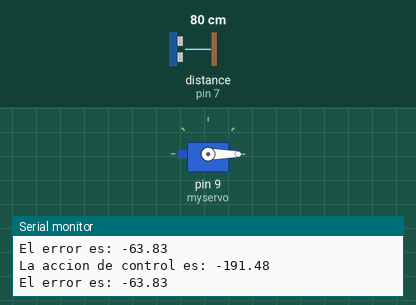
The sketch below on a simulated Arduino Uno, built with avr-gcc and run on an emulated ATmega328P. Shown: servo, the last lines printed to the serial monitor. The inputs (shaded band) are chosen by the test bench; at power-on: distance to the obstacle (sensor on pin 7) 80 cm. The echo pulse lasts 58.3 µs per cm.

Above: at 1.3 s.
1.4 s: distance to the obstacle (sensor on pin 7) set to 120 cm
At 1.9 s:
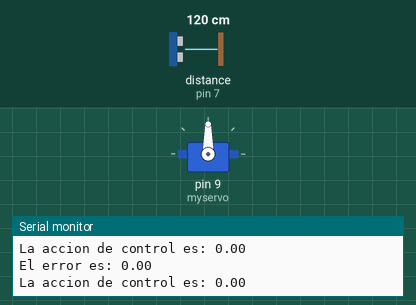
2.9 s: distance to the obstacle (sensor on pin 7) set to 2 cm
At 4.0 s:
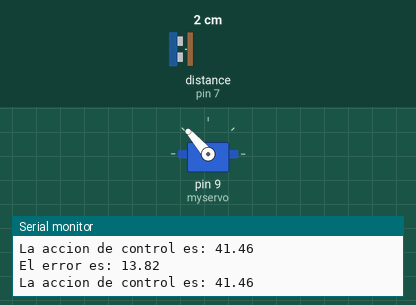
4.4 s: distance to the obstacle (sensor on pin 7) set to 9 cm
At 5.3 s:
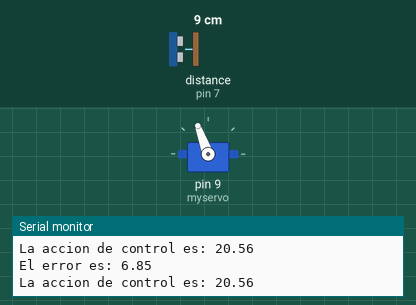
5.9 s: distance to the obstacle (sensor on pin 7) set to 35 cm
At 6.2 s:
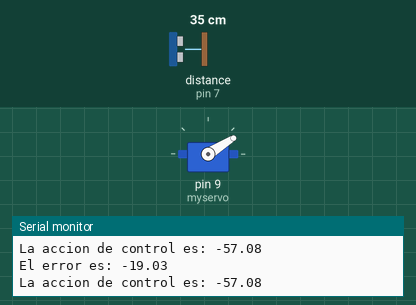
7.4 s: distance to the obstacle (sensor on pin 7) set to 60 cm
At 8.6 s:
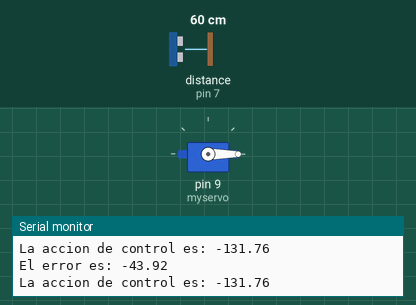
8.9 s: distance to the obstacle (sensor on pin 7) set to 250 cm
At 9.8 s:
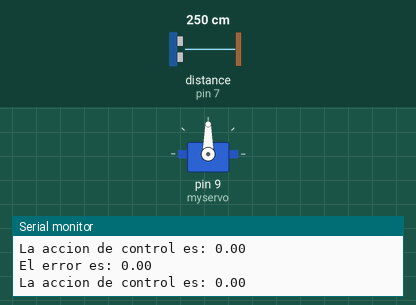
Timing chart, 0 to 11.4 s (numbered marks = the images above; inputs shaded):
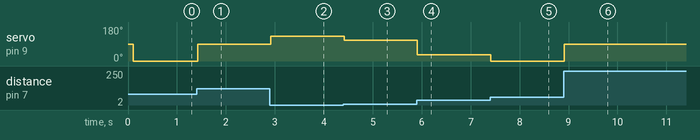

The sketch:

PID.ino
```cpp
#include <Servo.h>
Servo myservo;
#include <Wire.h>
#include <NewPing.h>

#define TRIGGER_PIN  6  // Pin conectado al trigger
#define ECHO_PIN     7  // Pin conectado al echo
#define MAX_DISTANCE 100 // Maxima distancia de medicion para probar en el aula

NewPing sonar(TRIGGER_PIN, ECHO_PIN, MAX_DISTANCE);

void setup() {
  Serial.begin(115200);
  myservo.attach(9);  // attaches the servo on pin 9 to the Servo object

  // Serial.println("Adafruit MPU6050 test!");

  // Try to initialize!
  delay(100);
}

// void matlab_send(float* datos, size_t cantidad) {
//   Serial.write("abcd");  // header fijo para identificar el inicio del paquete

//   for (size_t i = 0; i < cantidad; i++) {
//     byte* b = (byte*) &datos[i];
//     Serial.write(b, 4);  // Cada float ocupa 4 bytes
//   }
// }

void loop() {
  unsigned long t0 = micros();

  static float error_anterior = 0;
  static float u_anterior = 0;
  float referencia = 15.8;
  const float alpha = 0.08;  // Peso del acelerómetro

  // Valor kp medido que oscila = 6

  float k0 = 0;
  float kp = 3;
  float ki = 0;
  float kd = 0;

  unsigned int duracion = sonar.ping();
  float distancia_carro;

  if (duracion == 0) {
    // Lectura inválida, mantener último valor o saltar la iteración
    distancia_carro = referencia; // o alguna estimación razonable
  } else {
    distancia_carro = duracion / (2.0 * 29.287);
  }


  // 2) Calcular dt real en segundos
  unsigned long dt_us = micros() - t0;
  float dt = 0.020;


  // PID Discreto
  static float I = 0;
  static float D = 0;
  static float u = 0;

  float error = referencia - distancia_carro;
  Serial.print("El error es: ");
  Serial.println(error);

  // Integral trapezoidal
  I = I + (dt / 2) * (error + error_anterior);

  // Derivada filtrada
  float derivada = 2 * (error - error_anterior) / dt - D;
  D = 2 * (error - error_anterior) / dt;

  // PID discreto
  u = kp * error + ki * I + kd * derivada;

  // Actualizar estados
  error_anterior = error;

  int angulo_default = 90;
  myservo.write(u + angulo_default);

  Serial.print("La accion de control es: ");
  Serial.println(u);


  u_anterior = u;
  error_anterior = error;

  unsigned long tiempo_de_Tareas = micros() - t0;
  long tiempo_restante = 20000L - tiempo_de_Tareas;

  delay(20 - (tiempo_de_Tareas)/1000.0);
}
```

Measured:
- after the input at 1.4 s, servo on pin 9 (myservo): 0° → 90° at once
- after the input at 2.9 s, servo on pin 9 (myservo): 90° → 131° at once
- after the input at 4.4 s, servo on pin 9 (myservo): 131° → 110° at once
- after the input at 5.9 s, servo on pin 9 (myservo): 110° → 32° at once
- after the input at 7.4 s, servo on pin 9 (myservo): 32° → 0° at once
- after the input at 8.9 s, servo on pin 9 (myservo): 0° → 90° at once
